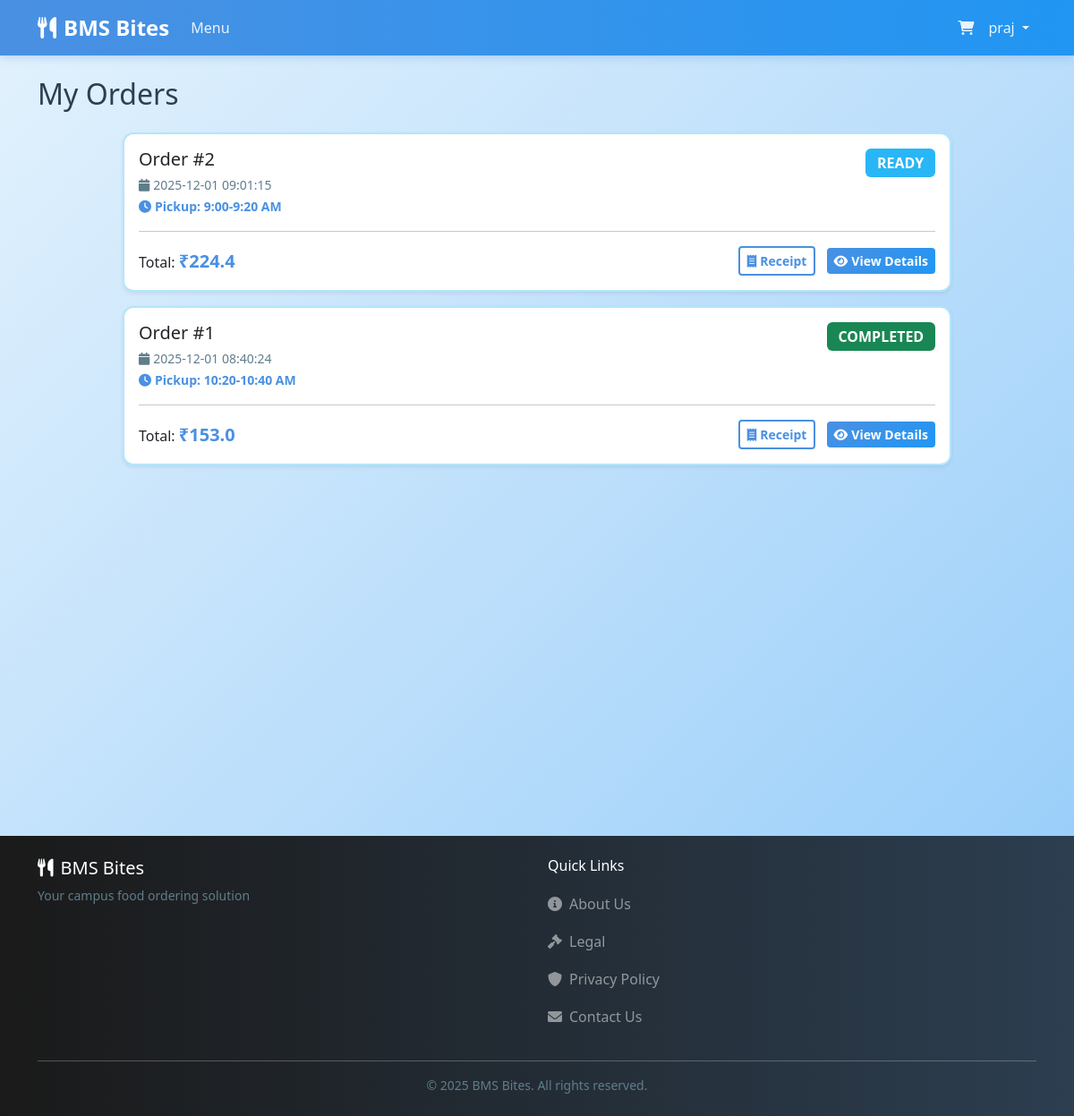
The app's page /orders (signed in) with its own data.
### tables this page shows
CREATE TABLE orders (
    id INTEGER PRIMARY KEY AUTOINCREMENT,
    user_id INTEGER NOT NULL,
    canteen_id INTEGER NOT NULL,
    total_amount REAL NOT NULL,
    platform_fee REAL DEFAULT 0.0,
    status TEXT NOT NULL DEFAULT 'preparing', -- 'preparing', 'ready', 'completed'
    pickup_time TEXT,
    created_at TIMESTAMP DEFAULT CURRENT_TIMESTAMP,
    FOREIGN KEY (user_id) REFERENCES users (id),
    FOREIGN KEY (canteen_id) REFERENCES canteens (id)
);

### routes/main.py (the view)
@main_bp.route('/orders')
def orders():
    if 'user_id' not in session:
        return redirect(url_for('auth.login'))
    user_orders = order_mgr.get_user_orders(session['user_id'])
    return render_template('orders.html', orders=user_orders)

### app.py (called while the page is built)
@app.context_processor
def inject_session():
    return dict(session=session)

### utils/order_manager.py (called while the page is built)
    def get_user_orders(self, user_id):
        conn = sqlite3.connect(self.db_path)
        orders = pd.read_sql_query("SELECT * FROM orders WHERE user_id=? ORDER BY created_at DESC", conn, params=(user_id,))
        cursor = conn.cursor()
        for idx, order in orders.iterrows():
            if order['status'] == 'preparing':
                created_at = datetime.strptime(order['created_at'], '%Y-%m-%d %H:%M:%S')
                time_diff = datetime.now() - created_at
                if time_diff >= timedelta(minutes=5):
                    cursor.execute("UPDATE orders SET status='ready' WHERE id=?", (order['id'],))
                    orders.at[idx, 'status'] = 'ready'
        conn.commit()
        conn.close()
        return orders.to_dict('records')

### templates/orders.html
{% extends "layout.html" %}
{% block content %}
<h2 class="mb-4">My Orders</h2>
{% if orders %}
<div class="row">
    <div class="col-md-10 mx-auto">
        {% for order in orders %}
        <div class="card mb-3 shadow-sm">
            <div class="card-body">
                <div class="d-flex w-100 justify-content-between align-items-start">
                    <div>
                        <h5 class="mb-1">Order #{{ order['id'] }}</h5>
                        <small class="text-muted"><i class="fas fa-calendar me-1"></i>{{ order['created_at'] }}</small>
                        {% if order['pickup_time'] %}
                        <br><small class="text-primary"><i class="fas fa-clock me-1"></i><strong>Pickup: {{
                                order['pickup_time'] }}</strong></small>
                        {% endif %}
                    </div>
                    <span
                        class="badge bg-{{ 'warning' if order['status'] == 'preparing' else 'info' if order['status'] == 'ready' else 'success' }} fs-6">
                        {{ order['status']|upper }}
                    </span>
                </div>
                <hr>
                <div class="d-flex justify-content-between align-items-center">
                    <p class="mb-0">Total: <strong class="text-primary fs-5">₹{{ order['total_amount'] }}</strong></p>
                    <div>
                        <a href="{{ url_for('main.view_receipt', order_id=order['id']) }}"
                            class="btn btn-sm btn-outline-primary me-2" target="_blank">
                            <i class="fas fa-receipt me-1"></i>Receipt
                        </a>
                        <a href="{{ url_for('main.order_detail', order_id=order['id']) }}"
                            class="btn btn-sm btn-primary">
                            <i class="fas fa-eye me-1"></i>View Details
                        </a>
                    </div>
                </div>
            </div>
        </div>
        {% endfor %}
    </div>
</div>
</div>
{% else %}
<div class="text-center py-5">
    <h3>No orders found</h3>
    <a href="{{ url_for('main.menu') }}" class="btn btn-primary mt-3">Order Something</a>
</div>
{% endif %}
{% endblock %}

### static/css/style.css (style rules this page uses)
:root { --primary-color: #87CEEB; --secondary-color: #4A90E2; --dark-color: #1a1a1a; --light-bg: #E3F2FD; --white: #FFFFFF; --text-dark: #2c3e50; --success-color: #4CAF50; --warning-color: #FFA726; --danger-color: #EF5350; }
body { font-family: 'Segoe UI', Tahoma, Geneva, Verdana, sans-serif; background: linear-gradient(135deg, #E3F2FD 0%, #BBDEFB 50%, #90CAF9 100%); background-attachment: fixed; min-height: 100vh; color: var(--text-dark); }
.card { transition: transform 0.3s, box-shadow 0.3s; background-color: var(--white); border: 2px solid #B3E5FC; border-radius: 12px; }
.btn-primary { background: linear-gradient(135deg, #4A90E2 0%, #2196F3 100%); border: none; color: var(--white); font-weight: 600; transition: all 0.3s ease; }
.btn-outline-primary { border: 2px solid var(--secondary-color); color: var(--secondary-color); background-color: var(--white); font-weight: 600; }
.badge { font-weight: 600; padding: 0.5em 0.8em; }
.bg-info { background-color: #29B6F6 !important; }
html { scroll-behavior: smooth; }
.text-primary { color: var(--secondary-color) !important; }
.text-muted { color: #607D8B !important; }

### records on screen
orders: id "2", created_at "2025-12-01 09:01:15", pickup_time "9:00-9:20 AM", status "READY", total_amount "224.4"
orders: id "1", created_at "2025-12-01 08:40:24", pickup_time "10:20-10:40 AM", status "COMPLETED", total_amount "153.0"

### other values on screen
{{ session.get('username') }} "praj"
